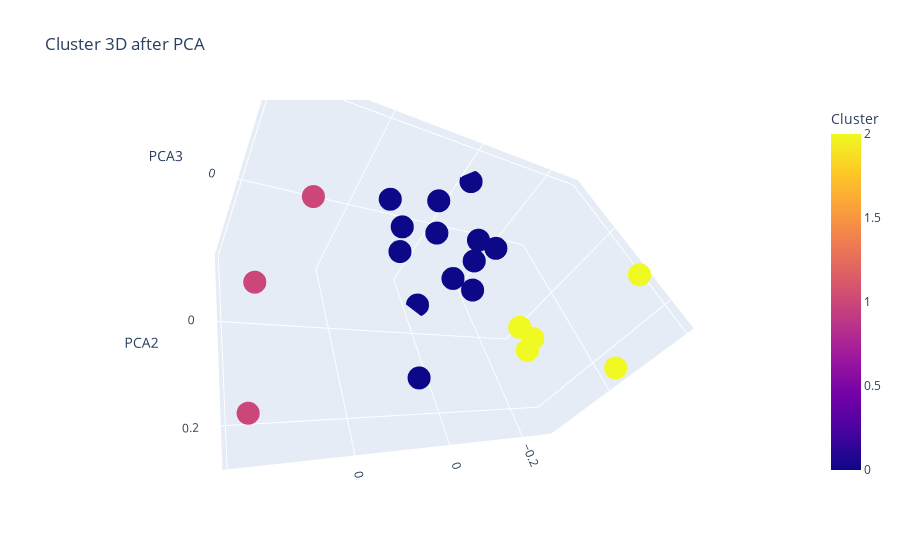

Write notebook code for a chart like this one.
### Code cell
df_pca_HR=pd.DataFrame(X_pca_HR, columns=['PCA1', 'PCA2', 'PCA3'], index= df_final.index)
df_pca_HR['Cluster']= df_final['HR_labels']
df_pca_HR['Nationality']= df_final.index

fig= px.scatter_3d(df_pca_HR, x='PCA1', y='PCA2', z='PCA3', color='Cluster', hover_name='Nationality', title= 'Cluster 3D after PCA')
fig.show()

### Figure 1 — Plotly figure (JSON) as saved in the notebook; plotly's stock layout.template omitted (floating-point values rounded to 4 significant figures)
{"data": [{"hovertemplate": "<b>%{hovertext}</b><br><br>PCA1=%{x}<br>PCA2=%{y}<br>PCA3=%{z}<br>Cluster=%{marker.color}<extra></extra>", "hovertext": ["Australia", "Austria", "Belgium", "Canada", "China", "Denmark", "Finland", "France", "Germany", "India", "Ireland", "Italy", "Netherlands", "Norway", "Poland", "Portugal", "Spain", "Sweden", "Switzerland", "United Kingdom", "USA"], "legendgroup": "", "marker": {"color": [0, 0, 0, 0, 0, 0, 0, 0, 0, 2, 1, 2, 0, 1, 2, 2, 2, 0, 0, 1, 0], "coloraxis": "coloraxis", "symbol": "circle"}, "mode": "markers", "name": "", "scene": "scene", "showlegend": false, "type": "scatter3d", "x": [-0.01697, -0.0335, -0.1263, -0.004618, 0.04932, 0.1228, 0.1707, -0.1443, -0.1344, -0.2455, 0.3846, -0.1766, -0.09472, 0.3017, -0.06074, -0.272, -0.2366, 0.2159, -0.1595, 0.3857, 0.07498], "y": [-0.1527, -0.07839, -0.1407, -0.1356, 0.1401, -0.04072, -0.00804, -0.127, -0.1382, 0.2554, 0.216, 0.1339, -0.05124, -0.091, 0.1897, 0.1288, 0.04035, -0.01163, -0.084, 0.04316, -0.08813], "z": [0.1359, -0.1792, 0.001907, 6.12e-05, -0.1537, 0.009, 0.09239, -0.0518, -0.1311, 0.06582, -0.1239, -0.05442, 0.05677, 0.05316, 0.05807, 0.2032, -0.09013, 0.1385, -0.1093, -0.03252, 0.1112]}], "layout": {"autosize": true, "coloraxis": {"colorbar": {"title": {"text": "Cluster"}}, "colorscale": [[0, "#0d0887"], [0.1111, "#46039f"], [0.2222, "#7201a8"], [0.3333, "#9c179e"], [0.4444, "#bd3786"], [0.5556, "#d8576b"], [0.6667, "#ed7953"], [0.7778, "#fb9f3a"], [0.8889, "#fdca26"], [1, "#f0f921"]]}, "legend": {"tracegroupgap": 0}, "scene": {"aspectmode": "auto", "aspectratio": {"x": 1.405, "y": 0.8717, "z": 0.8166}, "camera": {"center": {"x": 0, "y": 0, "z": 0}, "eye": {"x": 1.006, "y": 1.006, "z": 1.006}, "projection": {"type": "perspective"}, "up": {"x": 0.4204, "y": -0.2826, "z": 0.8622}}, "domain": {"x": [0, 1], "y": [0, 1]}, "xaxis": {"title": {"text": "PCA1"}, "type": "linear"}, "yaxis": {"title": {"text": "PCA2"}, "type": "linear"}, "zaxis": {"title": {"text": "PCA3"}, "type": "linear"}}, "title": {"text": "Cluster 3D after PCA"}}}
